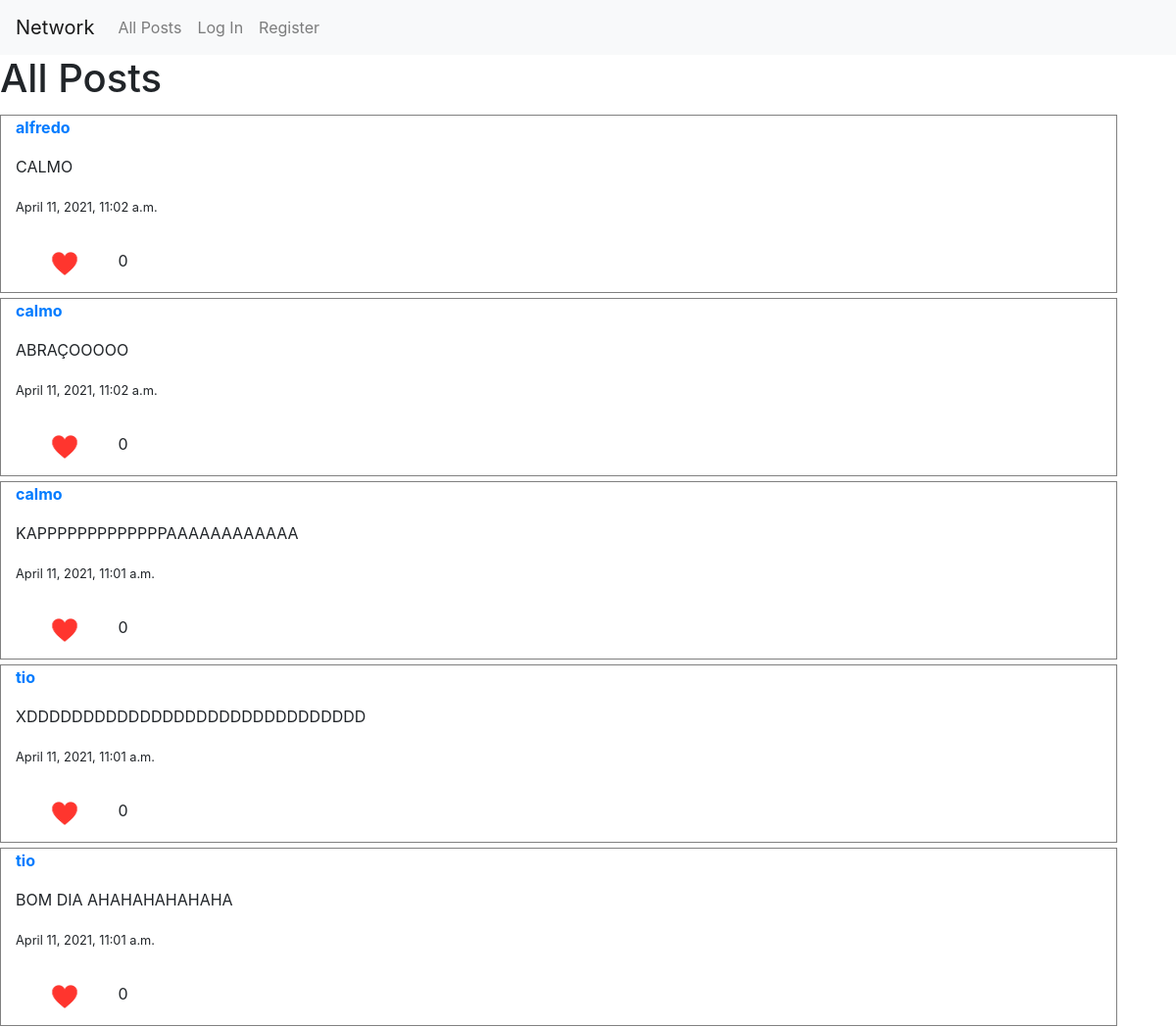
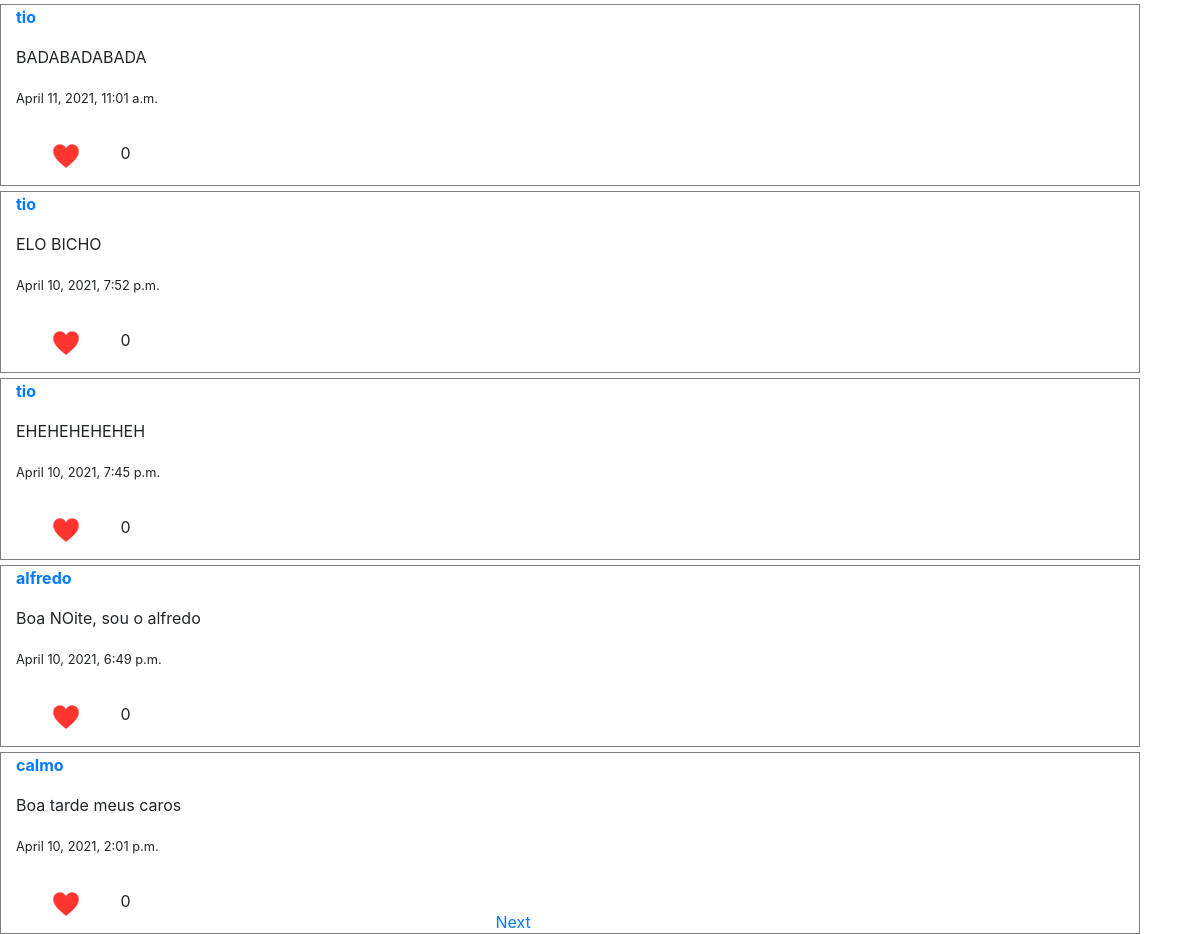
The app's page /, older data (2 pictures, top to bottom).
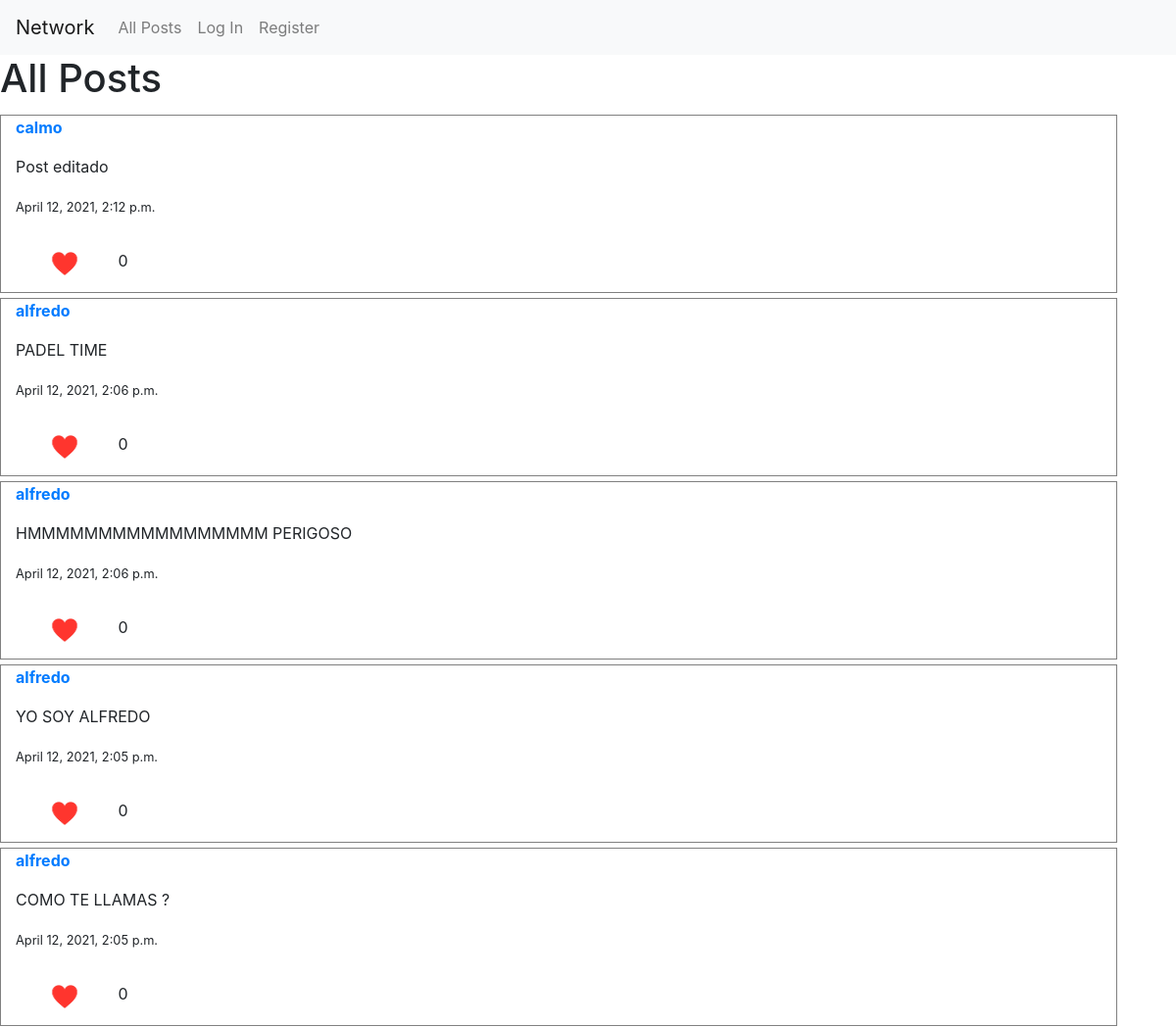
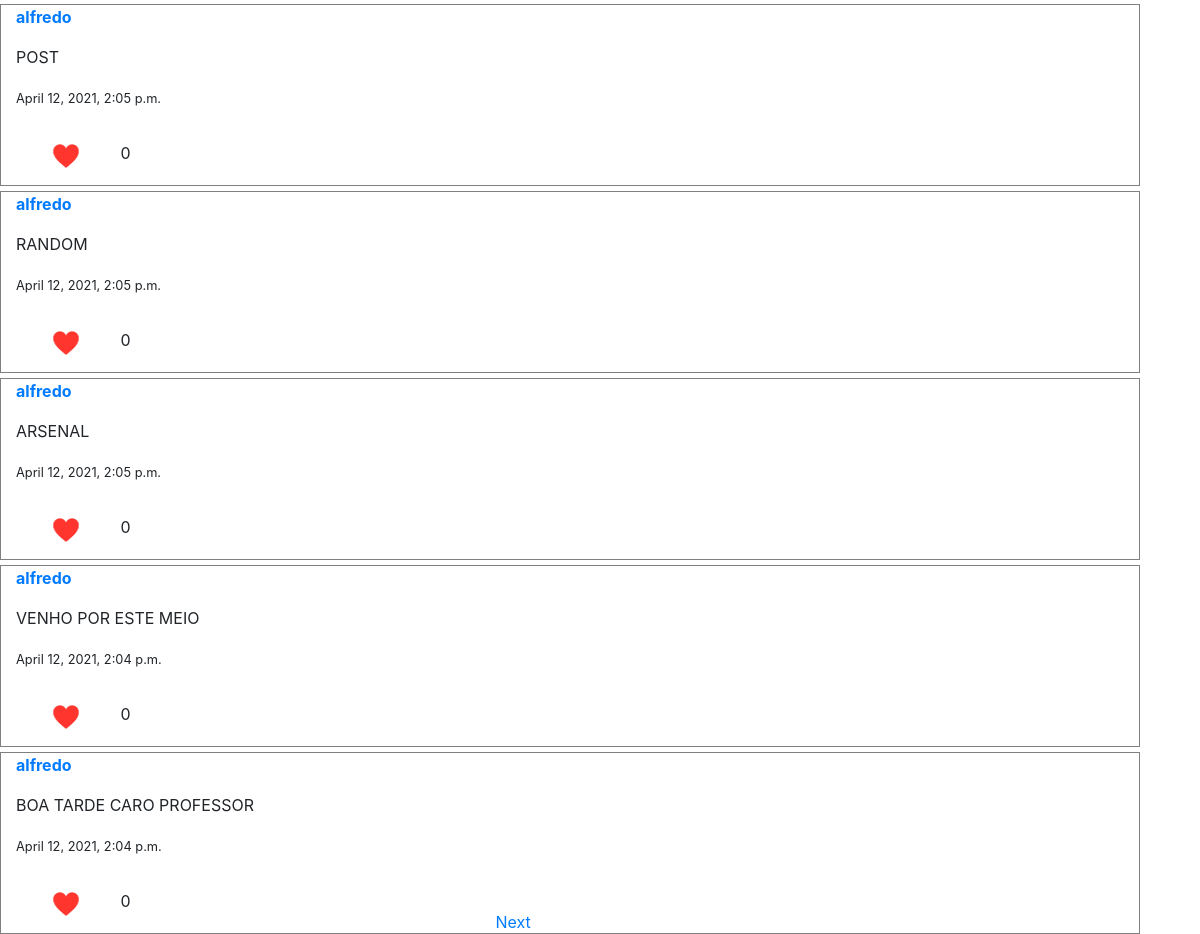
The same page, newer data (2 pictures, top to bottom).
### network/models.py (models this page shows)
class Post(models.Model):
    user = models.ForeignKey(settings.AUTH_USER_MODEL, on_delete=models.CASCADE)
    text = models.CharField(max_length= 300)
    created_at = models.DateTimeField(auto_now_add=True)
    likes = models.IntegerField(default = 0) # number of likes start at 0

class User(AbstractUser):
    pass

### network/views.py (the view)
# urls.py: path("", views.index, name="index"),
def index(request):
    all_posts = Post.objects.all() #- means that its desceding order newer to older
    all_posts = all_posts.order_by('-created_at')
    page = request.GET.get('page', 1)
    paginator = Paginator(all_posts, 10)
    try:
        posts = paginator.page(page)
    except PageNotAnInteger:
        posts = paginator.page(1)
    except EmptyPage:
        posts = paginator.page(paginator.num_pages)
    return render(request, "network/index.html",{
        "posts":posts
    })

### network/templates/network/index.html (shortened to what this page needs)
{% extends "network/layout.html" %}
{% load static %}
{% block body %}
    <h1>All Posts</h1>
    <div id="all_posts">
      {% for post in posts%}
        <div class="container"
              <p><a href="{% url 'profile' post.user.username %}"><strong>{{ post.user.username }}</strong></a></p>
              <p >{{post.text}}</p>
              <p> <small>{{post.created_at}}</small></p>
              <img src="{% static 'network/small-heart-icon-0.jpg' %}" width="100" height="60">
              <div class="image">
                {{post.likes}}
              </div>
        </div>
      {% endfor %}
      <div class="bottom">
        {% if posts.has_next %}
          <a href="{% url 'index' %}?page={{ posts.next_page_number }}">Next</a>
        {% endif %}
      </div>
    </div>
{% endblock %}

Row changes from the older to the newer data that the page shows:
no longer on this page (row unchanged): Post: user.username "alfredo", text "CALMO", created_at "April 11, 2021, 11:02 a.m.", likes "0"
no longer on this page (row unchanged): Post: user.username "calmo", text "ABRAÇOOOOO", created_at "April 11, 2021, 11:02 a.m.", likes "0"
no longer on this page (row unchanged): Post: user.username "calmo", text "KAPPPPPPPPPPPPPAAAAAAAAAAAA", created_at "April 11, 2021, 11:01 a.m.", likes "0"
no longer on this page (row unchanged): Post: user.username "tio", text "XDDDDDDDDDDDDDDDDDDDDDDDDDDDDDD", created_at "April 11, 2021, 11:01 a.m.", likes "0"
no longer on this page (row unchanged): Post: user.username "tio", text "BOM DIA AHAHAHAHAHAHA", created_at "April 11, 2021, 11:01 a.m.", likes "0"
no longer on this page (row unchanged): Post: user.username "tio", text "BADABADABADA", created_at "April 11, 2021, 11:01 a.m.", likes "0"
no longer on this page (row unchanged): Post: user.username "tio", text "ELO BICHO", created_at "April 10, 2021, 7:52 p.m.", likes "0"
no longer on this page (row unchanged): Post: user.username "tio", text "EHEHEHEHEHEH", created_at "April 10, 2021, 7:45 p.m.", likes "0"
no longer on this page (row unchanged): Post: user.username "alfredo", text "Boa NOite, sou o alfredo", created_at "April 10, 2021, 6:49 p.m.", likes "0"
no longer on this page (row unchanged): Post: user.username "calmo", text "Boa tarde meus caros", created_at "April 10, 2021, 2:01 p.m.", likes "0"
added Post: user.username "calmo", text "Post editado", created_at "April 12, 2021, 2:12 p.m.", likes "0"
added Post: user.username "alfredo", text "PADEL TIME", created_at "April 12, 2021, 2:06 p.m.", likes "0"
added Post: user.username "alfredo", text "HMMMMMMMMMMMMMMMMM PERIGOSO", created_at "April 12, 2021, 2:06 p.m.", likes "0"
added Post: user.username "alfredo", text "YO SOY ALFREDO", created_at "April 12, 2021, 2:05 p.m.", likes "0"
added Post: user.username "alfredo", text "COMO TE LLAMAS ?", created_at "April 12, 2021, 2:05 p.m.", likes "0"
added Post: user.username "alfredo", text "POST", created_at "April 12, 2021, 2:05 p.m.", likes "0"
added Post: user.username "alfredo", text "RANDOM", created_at "April 12, 2021, 2:05 p.m.", likes "0"
added Post: user.username "alfredo", text "ARSENAL", created_at "April 12, 2021, 2:05 p.m.", likes "0"
added Post: user.username "alfredo", text "VENHO POR ESTE MEIO", created_at "April 12, 2021, 2:04 p.m.", likes "0"
added Post: user.username "alfredo", text "BOA TARDE CARO PROFESSOR", created_at "April 12, 2021, 2:04 p.m.", likes "0"
